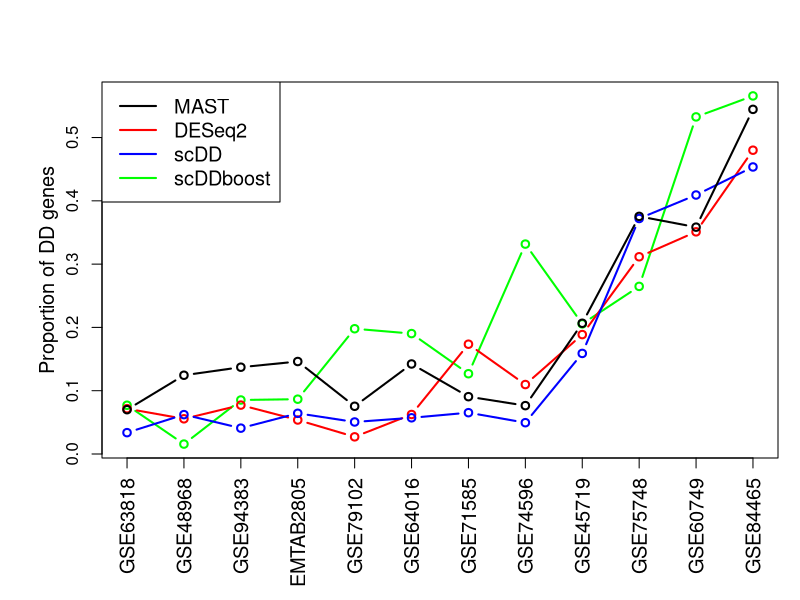

Write the R code that produced this figure.
NM = c("GSE45719","GSE63818","GSE48968","GSE60749",
       "GSE74596", "GSE71585", "EMTAB2805","GSE79102",
       "GSE64016","GSE75748", "GSE84465","GSE94383")
total_g = c(45686,65218,27723,22443,23337,24057,38390,19974,19084,19097,23368,21383)
nDD_mst = c(9437,4565,3449,8044,1783,2179,5609,1506,2714,7170,12725,2932)
nDD_des = c(8620,4667,1541,7878,2561,4173,2062,541,1191,5951,11217,1652)
nDD_sc = c(7259,2199,1724,9184,1154,1570,2468,1010,1091,7106,10598,873)
nDD_scb = c(9392,5023,434,11954,7740,3051,3324,3953,3631,5057,13221,1824)
#total_g = rep(1,13)
TOT = (nDD_mst + nDD_des + nDD_sc + nDD_scb) / total_g
ORD = order(TOT)
pdf("DD95.pdf", height = 6, width = 10)
par(mar=c(7,5,4,1)+.1)
plot((nDD_scb[ORD] / total_g[ORD]), type = "b", lwd = 2, col = "green", 
     ylab = "", xaxt = 'n', xlab = "")
mtext("Proportion of DD genes", side=2, line=2.2, cex=1.2)
lines((nDD_des[ORD]/ total_g[ORD]) , type = "b", lwd = 2, col = "red")
lines( (nDD_sc[ORD]/total_g[ORD]) , type = "b", lwd = 2, col = "blue")
lines( (nDD_mst[ORD] / total_g[ORD]) , type = "b", lwd = 2)
axis(1, at=1:12, labels=NM[ORD], cex.axis= 1.2, las = 2)
legend("topleft", legend=c("MAST", "DESeq2", "scDD", "scDDboost"),
       col=c("black", "red", "blue","green"),lty = 1, cex = 1.2,lwd = 2)

dev.off()
